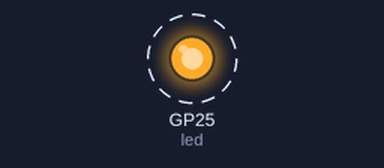
A program run on a simulated Raspberry Pi Pico running MicroPython. Shown: output pins drawn as LEDs (lit = HIGH). Dashed ring = blinking. At 5.0 s the program stops and its outputs stay as they are.

Above: at 0.2 s.
Timing chart, 0 to 3.0 s (numbered marks = the images above):
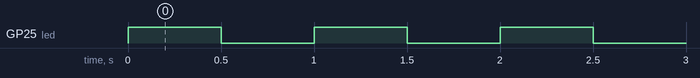

Measured:
- by itself, GP25 (led): alternates HIGH for 0.50 s and LOW for 0.50 s, 10 changes in all, then stays LOW

The program:

blink.py
```python
def main():
    from machine import Pin
    from time import sleep

    led = Pin("LED", Pin.OUT) # Denotes the on-board LED.

    # Blink the LED five times.
    for i in range(10):
        led.toggle()
        sleep(0.5)


if __name__ == '__main__':
    main()
```
